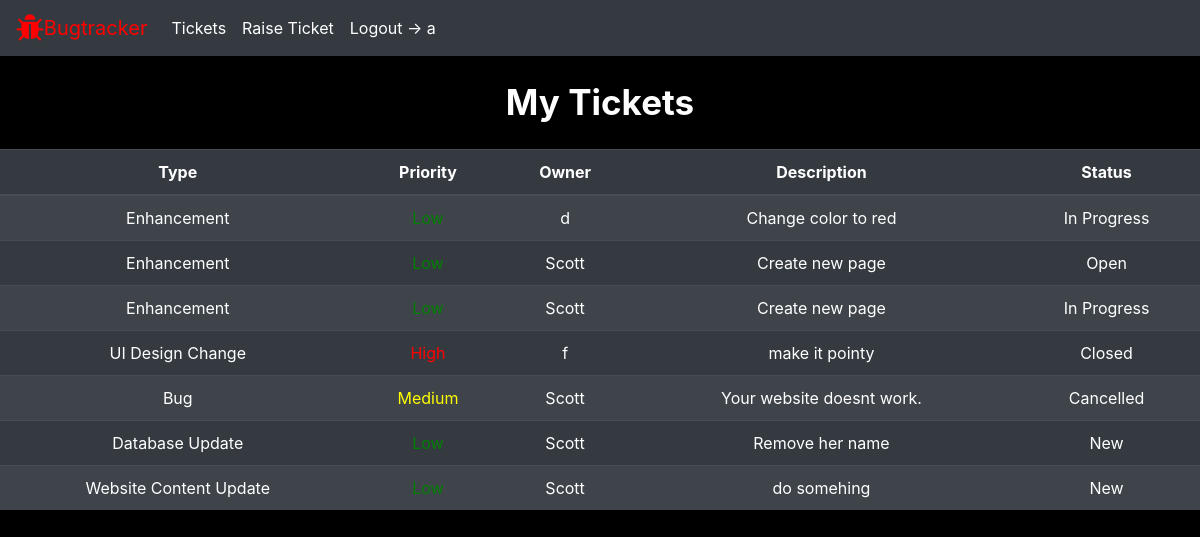
The page /tickets/ (signed in) on the database as committed earlier.
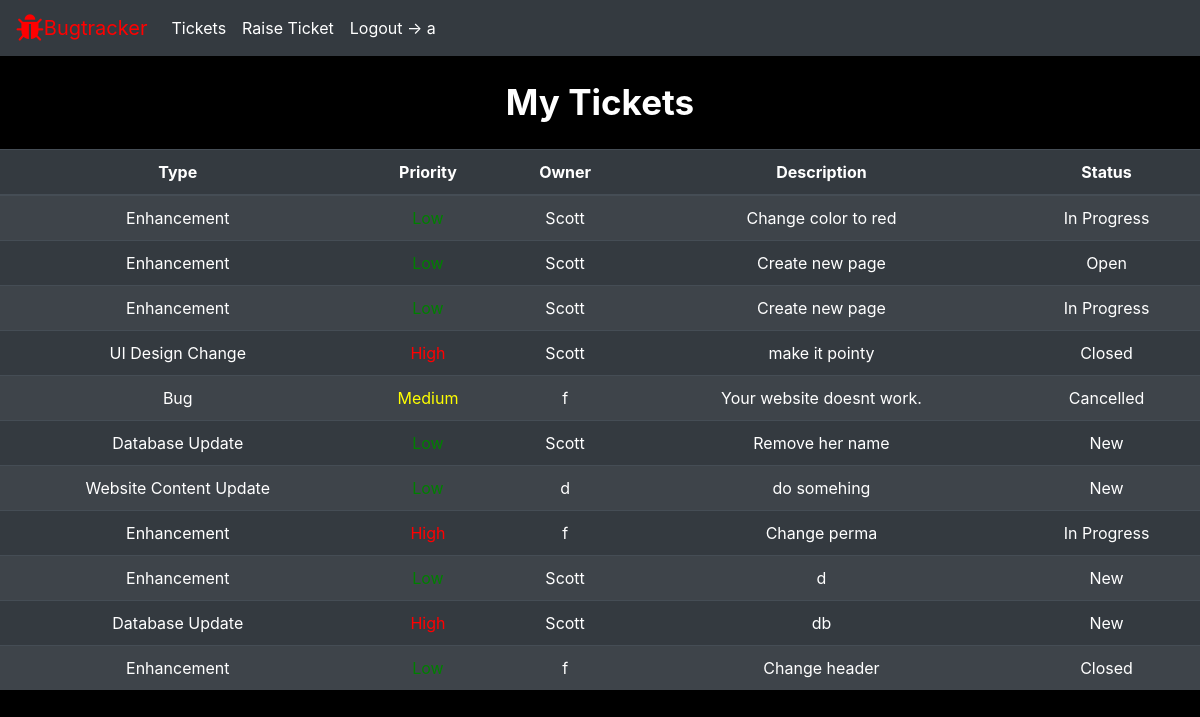
The same page on the database as committed later.
### core/models.py (models this page shows, shortened)
class UserProfile(AbstractBaseUser):
    email 					= models.EmailField(verbose_name="email", max_length=60, unique=True)
    username 				= models.CharField (max_length=30, unique=True, default='')
    date_joined				= models.DateTimeField(verbose_name='date joined', auto_now_add=True )
    last_login				= models.DateTimeField(verbose_name='last login', auto_now=True)
    is_admin				= models.BooleanField(default=False)
    is_active				= models.BooleanField(default=True)
    is_staff				= models.BooleanField(default=False)
    is_superuser			= models.BooleanField(default=False)
    role                    =models.ForeignKey(Role, on_delete=models.CASCADE , default='1')
    USERNAME_FIELD = 'username'
    REQUIRED_FIELDS=['email']
    objects = MyAccountManager()

### bugs/models.py (models this page shows)
class BugHistory(models.Model):
    bug=models.ForeignKey(Bug, on_delete=models.CASCADE)
    creator=models.ForeignKey(UserProfile, on_delete=models.CASCADE)

class Bug(models.Model):
     bug_id=models.AutoField(primary_key=True)
     bug_type=models.ForeignKey(BugType, on_delete=models.CASCADE )
     bug_priority=models.ForeignKey(BugPriority,on_delete=models.CASCADE)
     bug_desc=models.CharField(max_length=280)
     bug_owner=models.ForeignKey(UserProfile, on_delete=models.CASCADE , default='2')
     bug_status=models.ForeignKey(BugStatus, on_delete=models.CASCADE, default='1')

class BugType(models.Model):
    bug_type_id=models.CharField(max_length=5,primary_key=True)
    bug_type=models.CharField(max_length=100)

class BugStatus(models.Model):
    bug_status_id=models.CharField(max_length=5,primary_key=True)
    bug_status=models.CharField(max_length=20)

class BugPriority(models.Model):
    bug_priority_id=models.CharField(max_length=5,primary_key=True)
    bug_priority=models.CharField(max_length=10)

### bugs/views.py (the view)
# urls.py: path('tickets/',bug_views.tickets),
@login_required(login_url='/login/')
def tickets(request):
    page_data=BugHistory.objects.filter(creator=request.user)
    return render(request, 'client/tickets.html', {'page_data':page_data})

### templates/client/tickets.html (shortened to what this page needs)
<html>
  <head>
    {% include "util/bootstrap.html" %}
    {% load static %}
<link rel="stylesheet" href="https://cdnjs.cloudflare.com/ajax/libs/font-awesome/4.7.0/css/font-awesome.min.css">
<link rel="stylesheet" type="text/css" href="https://cdnjs.cloudflare.com/ajax/libs/twitter-bootstrap/4.5.2/css/bootstrap.css">
    <link rel="stylesheet" type="text/css" href="https://cdn.datatables.net/1.12.0/js/dataTables.bootstrap4.min.js">
    <link rel="stylesheet" href="{%static 'index.css' %}" />
  </head>
  <body>
    {% include "util/nav-client.html" %}
    <div class="heading">My Tickets</div>
    <table id="data-table" class="table table-striped table-dark">
    <thead class="thead-dark">
    <tr >
        <th scope="col">Type</th>
        <th scope="col">Priority</th>
        <th scope="col">Owner</th>
        <th scope="col">Description</th>
        <th scope="col">Status</th>
    </tr>
  </thead>
  <tbody>
    {% for data in page_data %}
    <tr>
        <td>{{ data.bug.bug_type.bug_type}}</td>
        {% if data.bug.bug_priority.bug_priority == 'Low' %}
        <td style="color:green">{{ data.bug.bug_priority.bug_priority }}</td>
        {% elif data.bug.bug_priority.bug_priority == 'Medium' %}
        <td style="color:yellow">{{ data.bug.bug_priority.bug_priority }}</td>
        {% else %}
        <td style="color: red">{{ data.bug.bug_priority.bug_priority }}</td>
        {% endif %}
        <td>{{ data.bug.bug_owner.username }}</td>
        <td>{{ data.bug.bug_desc }}</td>
        <td>{{ data.bug.bug_status.bug_status }}</td>
    </tr>
    {% endfor %}
    </tbody>
    </table>
  </body>
</html>

### templates/util/bootstrap.html (shortened to what this page needs)
<link rel="stylesheet" href="https://stackpath.bootstrapcdn.com/bootstrap/4.4.1/css/bootstrap.min.css">

### templates/util/nav-client.html
<nav class="navbar navbar-expand-md navbar-expand-lg navbar-light bg-dark" >
    <div class="nav-heading">
      <a class="navbar-brand" style="margin: 0" href="/"><i class="fa fa-bug" style="font-size:30px;color:red"></i> </a>
      <a class="navbar-brand" href="/" style="color:red;">Bugtracker</a>
    </div>
    <div class="collapse navbar-collapse" id="navbarSupportedContent">
      <ul class="navbar-nav mr-auto">
        <li class="nav-item">
          <a class="nav-link" href="/tickets/" style="color:white;">Tickets</a>
        </li>
        <li class="nav-item">
          <a class="nav-link" href="/raiseTicket/" style="color:white;">Raise Ticket</a>
        </li>
         {% if user.is_authenticated %}
          <li>
            <a class="nav-link" href="/logout/" style="color:white;">Logout -> {{user.username}}</a>
          </li>
        {% else %}
          <li>
            <a class="nav-link" href="/login/" style="color:white;">Login</a>
          </li>
        {% endif %}
    </div>
  </nav>

### static/index.css (style rules this page uses)
html, body { background-color: black; color: white; }
tr { text-align: center; align-items: center; }
td { vertical-align: center; align-items: center; justify-content: center; color:white; }
.nav-heading { display: flex; align-items: center; }
.heading { text-align: center; font-weight: bold; font-size: 35px; margin: 20px; }

Rows that differ between the two databases and show on the page:
changed through a linked row, BugHistory "Change color to red": bug.bug_owner.username "d" → "Scott"
changed through a linked row, BugHistory "UI Design Change": bug.bug_owner.username "f" → "Scott"
changed through a linked row, BugHistory "Bug": bug.bug_owner.username "Scott" → "f"
changed through a linked row, BugHistory "Website Content Update": bug.bug_owner.username "Scott" → "d"
added BugHistory: bug.bug_type.bug_type "Enhancement", bug.bug_priority.bug_priority "High", bug.bug_owner.username "f", bug.bug_desc "Change perma", bug.bug_status.bug_status "In Progress"
added BugHistory: bug.bug_type.bug_type "Enhancement", bug.bug_owner.username "Scott", bug.bug_desc "d", bug.bug_status.bug_status "New"
added BugHistory: bug.bug_type.bug_type "Database Update", bug.bug_priority.bug_priority "High", bug.bug_owner.username "Scott", bug.bug_desc "db", bug.bug_status.bug_status "New"
added BugHistory: bug.bug_type.bug_type "Enhancement", bug.bug_owner.username "f", bug.bug_desc "Change header", bug.bug_status.bug_status "Closed"
